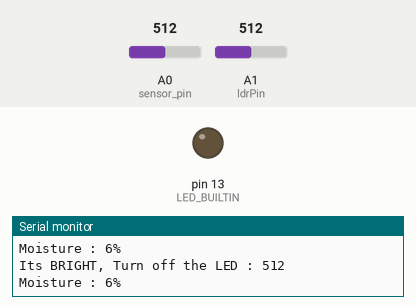
A sketch run on a simulated Arduino Uno, built with avr-gcc and run on an emulated ATmega328P. Shown: output pins drawn as LEDs (lit = HIGH), the last lines printed to the serial monitor. The test bench sets the inputs (shaded band); at power-on: A1 (ldrPin) = 512, A0 (sensor_pin) = 512.

Above: at 2.8 s.
2.9 s: A1 (ldrPin) set to 219
6.2 s: A1 (ldrPin) set to 189
At 10.0 s:
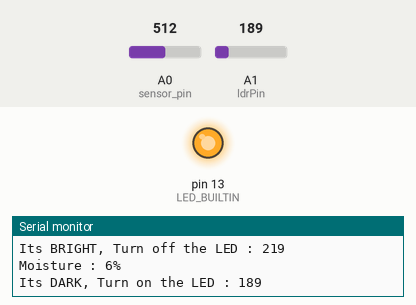
10.5 s: A1 (ldrPin) set to 210
At 14.2 s:
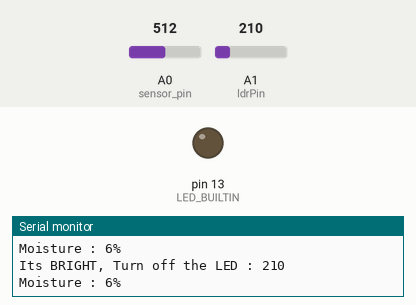
14.6 s: A1 (ldrPin) set to 190
At 18.5 s:
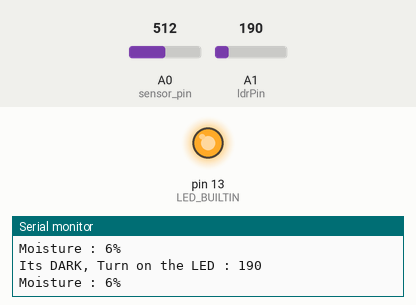
Timing chart, 0 to 19.6 s (numbered marks = the images above; inputs shaded):
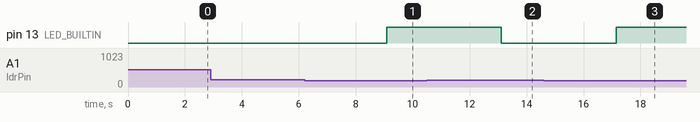

The sketch:

Greenhouse_P2.ino
```cpp
#include <SoftwareSerial.h>

SoftwareSerial ESP1( 3, 2 );

int sensor_pin = A0;
const int ldrPin = A1;
int output_value ;

void setup()
{
  Serial.begin(9600);
  ESP1.begin(9600);
  pinMode(ldrPin, INPUT);
  pinMode(LED_BUILTIN, OUTPUT);
}

void loop()
{
  int ldrStatus = analogRead(ldrPin);
  output_value= analogRead(sensor_pin);
  output_value = map(output_value,550,0,0,100);
  ESP1.print("Moisture : ");
  ESP1.print(output_value);
  ESP1.println("%");
  Serial.print("Moisture : ");
  Serial.print(output_value);
  Serial.println("%");
  delay(1000);
  if (ldrStatus <= 200)
  {
    Serial.print("Its DARK, Turn on the LED : ");
    Serial.println(ldrStatus);
    digitalWrite(LED_BUILTIN, HIGH);
    delay(1000);

} else {

  Serial.print("Its BRIGHT, Turn off the LED : ");
  Serial.println(ldrStatus);
  digitalWrite(LED_BUILTIN, LOW);
  delay(1000);
}
}
```

Measured:
- the behaviour switches between 201 and 200 on A1 (ldrPin) (found by bisection; images 0 and 1)
- after the input at 6.2 s, pin 13 (LED_BUILTIN): LOW → HIGH after 2.9 s
- after the input at 10.5 s, pin 13 (LED_BUILTIN): HIGH → LOW after 2.6 s
- after the input at 14.6 s, pin 13 (LED_BUILTIN): LOW → HIGH after 2.6 s
